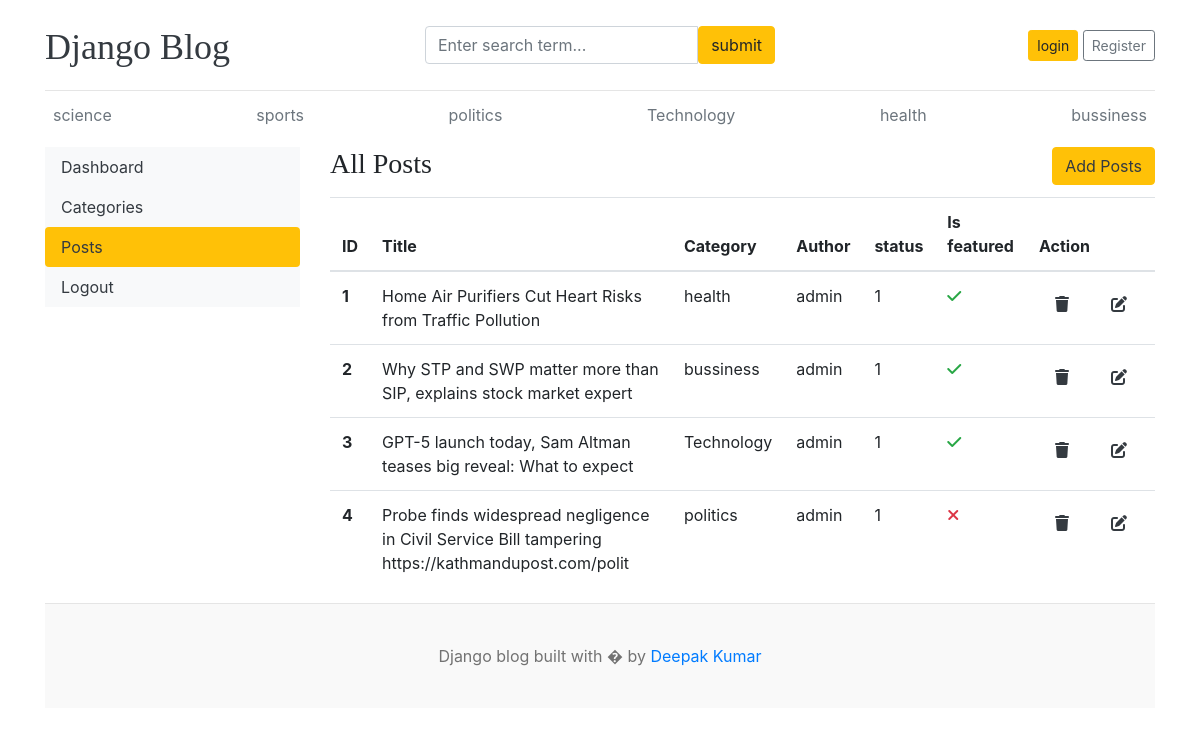
/dashboard/posts/, run on an earlier commit of the app's database.
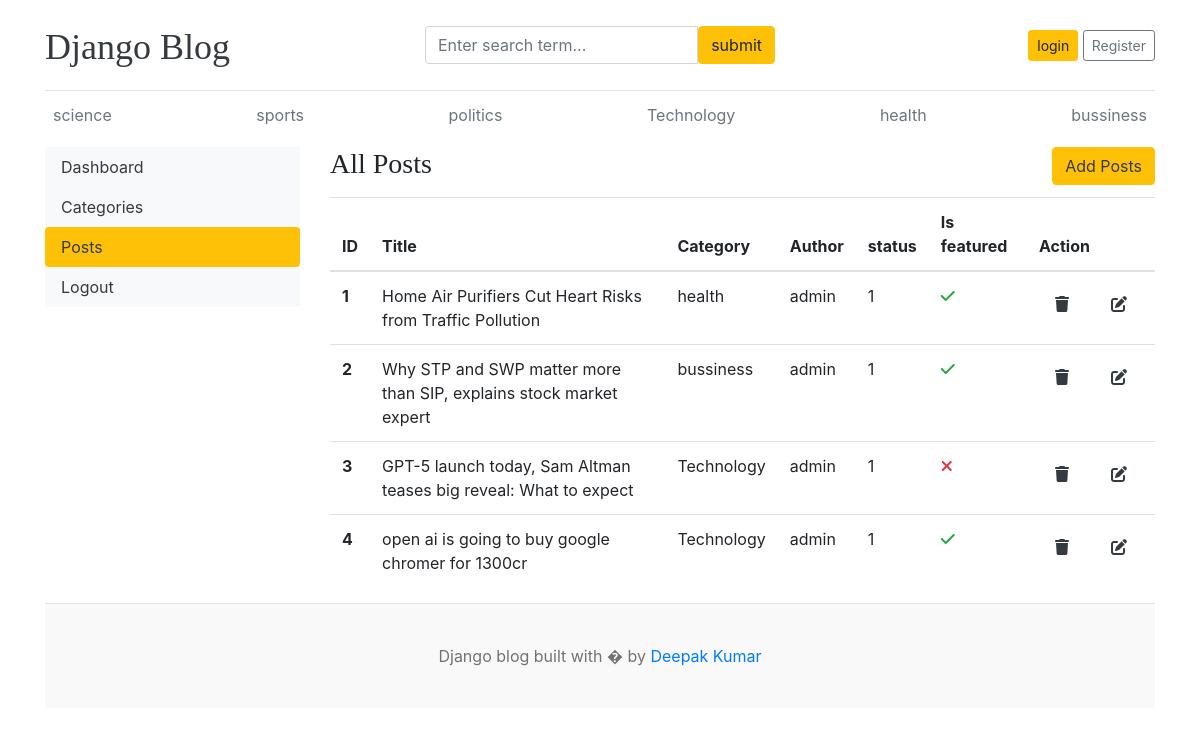
And on a later commit of the database.
### blogs/models.py (models this page shows, shortened)
class Category(models.Model):
    name = models.CharField(max_length=15,unique=True)
    created_at = models.DateTimeField(auto_now_add=True)
    updated_at = models.DateTimeField(auto_now=True)
    def __str__(self):
        return self.name
    class Meta:
        verbose_name_plural = 'categories'

class Blogs(models.Model):
    title = models.CharField(max_length=100,unique=True)
    slug = models.SlugField(blank=True,unique=True)
    category = models.ForeignKey(Category,on_delete=models.CASCADE)
    author = models.ForeignKey(User , on_delete=models.CASCADE)
    photo = models.ImageField(upload_to='images')
    short_body = models.TextField(max_length=1000)
    body = models.TextField(max_length=2000)
    STATUS_CHOICE =[
        (0, 'draft'),
        (1 ,'Published'),
    ]
    status = models.IntegerField(choices = STATUS_CHOICE , default = 0)
    is_featured = models.BooleanField(default=False)
    created_at = models.DateTimeField(auto_now_add=True)
    updated_at = models.DateTimeField(auto_now=True)
    class Meta:
        verbose_name_plural = 'blogs'

### dashboard/views.py (the view)
# urls.py: path('posts/',views.posts, name = 'posts'),
def posts(request):
    posts = Blogs.objects.all()
    context = {
        'posts':posts
    }
    return render(request,'dashboard/posts.html',context)

### blogs/context_processors.py (called while the page is built)
def categoryget(request):
    category = Category.objects.all()
    context ={
        'category':category
    }
    return dict(context)

### dashboard/templates/dashboard/posts.html
{% extends 'main.html' %}
{% block content %}
<div class="row">
    {% include 'dashboard/leftside_bar.html' %}
    <div class="col-md-9">
        <div class="mb-3">
        <h3 class="d-inline"> All Posts </h3>
        <a href="{% url 'post_add' %}" class="btn btn-warning text-dark float-right ">Add Posts </a>
        </div>
        <table class="table table-hover">
            <thead>
                <tr>
                <th>ID</th>
                <th>Title </th>
                <th>Category</th>
                <th>Author</th>
                <th>status</th>
                <th>Is featured</th>
                <th>Action</th>
                </tr>
            </thead>
            <tbody>
                {% for post in posts %}
                <tr>
                    <th>{{ forloop.counter }}</th>
                    <td>{{ post.title }}</td>
                    <td>{{ post.category }}</td>
                    <td>{{ post.author }}</td>
                    <td>{{ post.status }}</td>
                    <td>{% if post.is_featured %}<i class="fa fa-check text-success "></i>{% else %}<i class="fa fa-times text-danger "></i> {% endif %}</td>
                    <td>
                    <div style="display: flex; gap: 10px; align-items: center;">
                        <a href="{% url 'post_delete' post.id %}" class="nav-link text-dark">
                        <i class="fa fa-trash"></i>
                        </a>
                        <a href="{% url 'post_edit' post.id %}" class="nav-link text-dark">
                        <i class="fa fa-edit"></i>
                        </a>
                    </div>
                </td>
                </tr>
                {% endfor %}
            </tbody>
        </table>
    </div>
</div>
{% endblock content %}

### templates/header.html (shortened to what this page needs)
{% load static %}
<!DOCTYPE html>
<html lang="en">
<head>
    <link href="https://getbootstrap.com/docs/4.0/dist/css/bootstrap.min.css" rel="stylesheet">
  <link rel="stylesheet" href="https://cdnjs.cloudflare.com/ajax/libs/font-awesome/6.5.2/css/all.min.css">
    <link href="{% static 'css/style.css' %}" rel="stylesheet">
  </head>
<body>
    <div class="container">
      <header class="blog-header py-3">
        <div class="row flex-nowrap justify-content-between align-items-center">
          <div class="col-4 pt-1">
            <a class="blog-header-logo text-dark" href="/">Django Blog</a>
          </div>
            <div class="col-4">
            <form action="{% url 'search' %}" method="GET">
              <div class="input-group">
                <input class="form-control" name="keyword" type="text" placeholder="Enter search term..."  />
                <button type="submit" class="btn btn-warning" id="button-search" type="button">submit</button>
            </div>
            </form>
          </div>
          <div class="col-4 d-flex justify-content-end align-items-center">
            {% if not user.is_authenticated %}
            <a class="btn btn-sm btn-warning" href="{% url 'login' %}">login</a> &nbsp;
            <a class="btn btn-sm btn-outline-secondary" href="{% url 'register' %}">Register</a>
            {% else %}
            <span> <a href="{% url 'dashboard' %}" class="btn btn-sm btn-warning">Dashboard</a> </span> &nbsp; &nbsp;
            <a  href="{% url 'logout' %}"> Logout</a>
            {% endif %}
          </div>
        </div>
      </header>
      <div class="nav-scroller py-1 mb-2">
        <nav class="nav d-flex justify-content-between">
          {% for cat in category %}
          <a class="p-2 text-muted" href="{% url 'category' cat.id  %}">{{ cat.name }}</a>
          {% endfor %}
        </nav>
      </div>

What changed in the data, as far as the page shows it:
removed Blogs: title "Probe finds widespread negligence in Civil Service Bill tampering https://kathmandupost.com/polit", category "politics", author "admin", status "1", is_featured False (drawn)
changed Blogs "GPT-5 launch today, Sam Altman teases big reveal: What to expect": is_featured True → False (drawn)
added Blogs: title "open ai is going to buy google chromer for 1300cr", category "Technology", author "admin", status "1", is_featured True (drawn)
